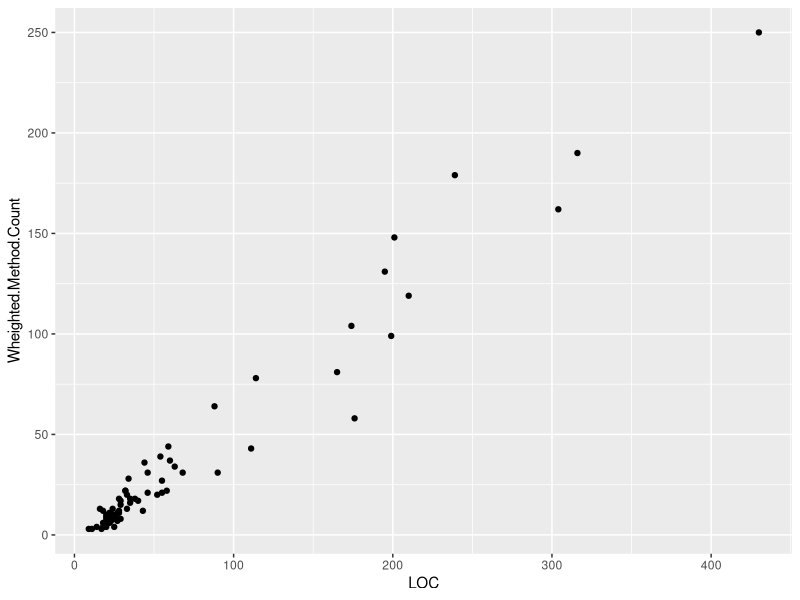
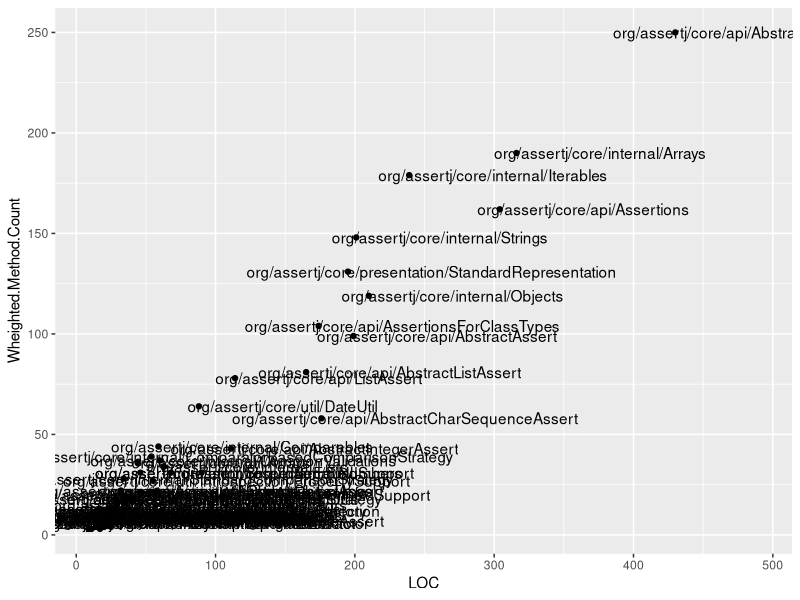

Generate these figures, in order, with R:
library(ggplot2)
data <- read.csv("ImportantClassesMetrics.csv")

#Just show a spread of methods with respect to instruction count and Cyclomatic complexity
ggplot(data,aes(x=LOC,y=Wheighted.Method.Count)) + geom_point()

#Add some labels for nodes with higher values of cyclomatic complexity.
ggplot(data,aes(x=LOC,y=Wheighted.Method.Count)) + geom_point() + 
  geom_text(data=data[data$Wheighted.Method.Count>5,],aes(label=Name),nudge_x = 60)
